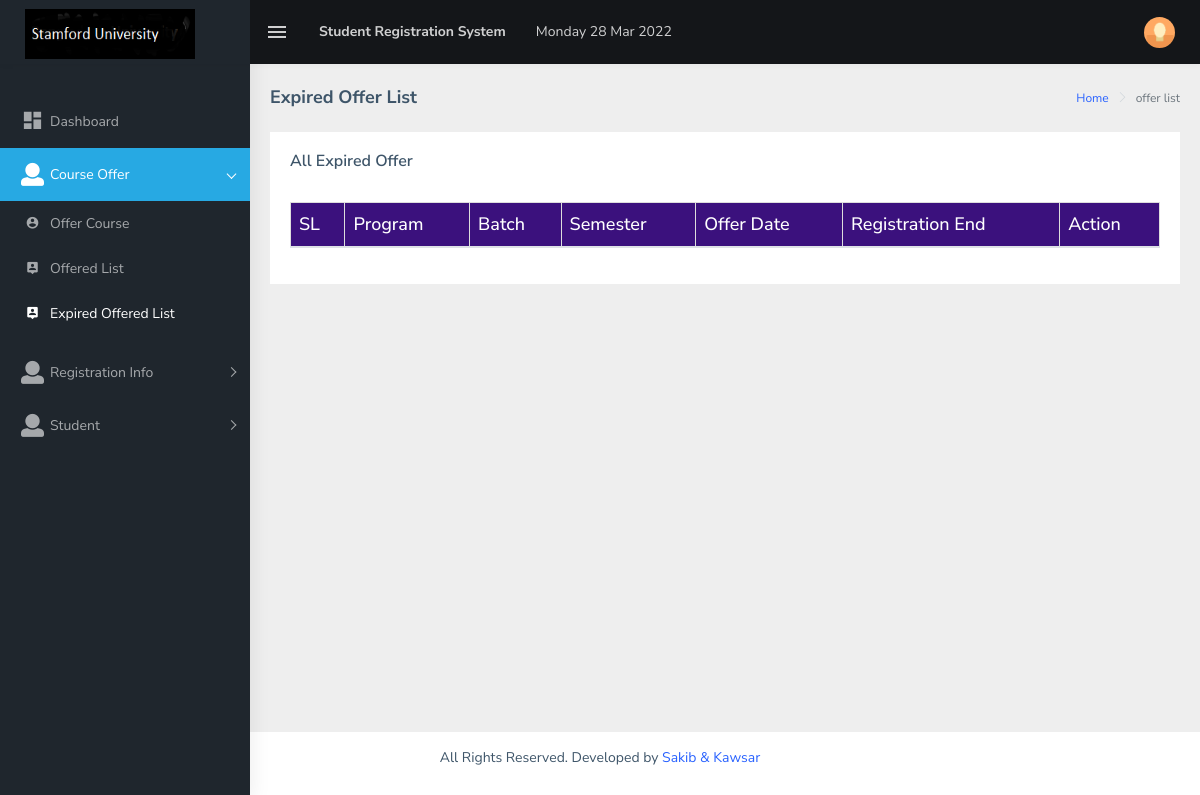
The page /app/expired-offer-list.php (signed in) on the database as committed earlier.
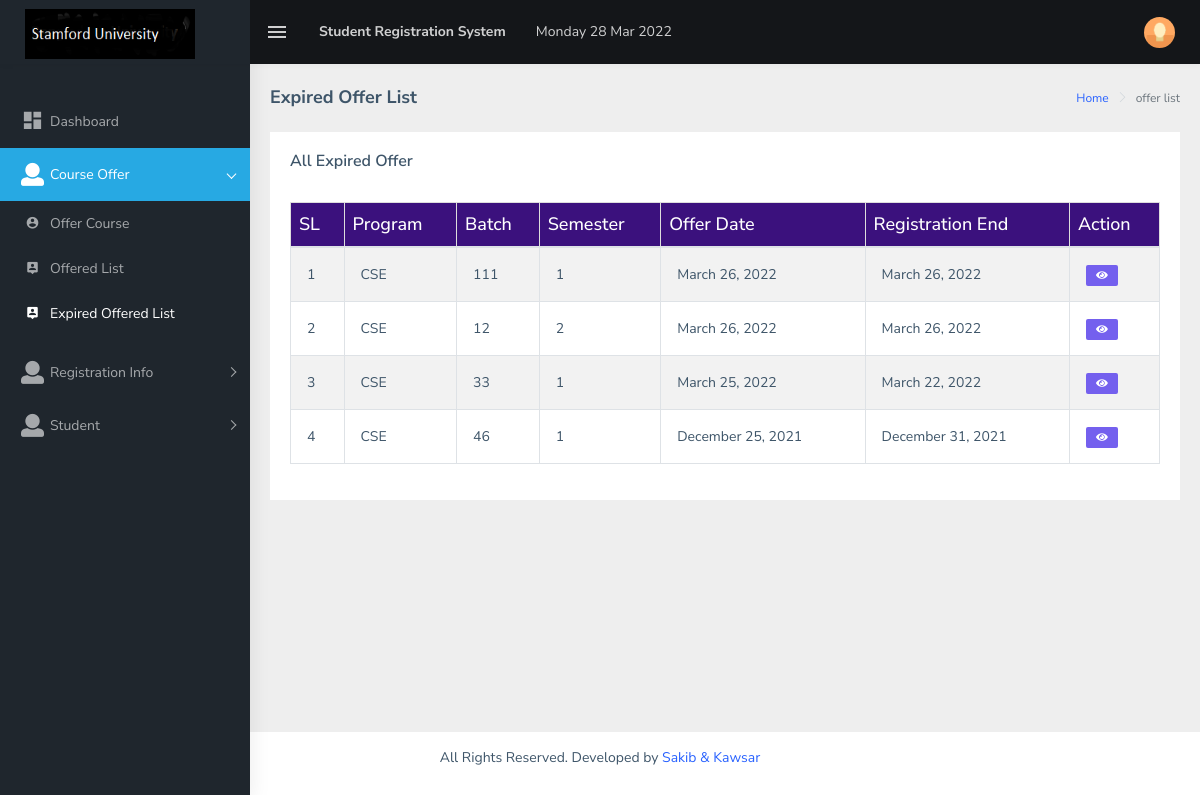
The same page on the database as committed later.
### tables this page shows
CREATE TABLE `offered_courses_info` (
  `id` int(11) NOT NULL,
  `program` varchar(255) NOT NULL,
  `batch` int(11) NOT NULL,
  `semester` varchar(200) NOT NULL,
  `offer_date` varchar(100) NOT NULL,
  `registration_end` varchar(100) NOT NULL,
  `user_id` int(11) NOT NULL,
  `deletion_status` tinyint(3) NOT NULL DEFAULT 0
);

### app/core/Session.php (called while the page is built, shortened)
<?php
class Session{
 public static function get($key){
  if (isset($_SESSION[$key])) {
   return $_SESSION[$key];
  } else {
   return false;
  }
 }
}
?>

### app/core/Database.php (called while the page is built, shortened)
<?php
Class Database {
    public $host = DB_HOST;
    public $user = DB_USER;
    public $pass = DB_PASS;
    public $dbname = DB_NAME;
    public $link;
    private function connectDB() {
        $this->link = new mysqli($this->host, $this->user, $this->pass, $this->dbname);
    }
    public function select($query) {
        $result = $this->link->query($query) or
                die($this->link->error . __LINE__);
        if ($result->num_rows > 0) {
            return $result;
        } else {
            return false;
        }
    }
}
?>

### app/class/Admin.php (called while the page is built, shortened)
<?php
class Admin {
    private $db;
    public function __construct() {
        $this->db = new Database();
    }
    public function getAllExpiredOffer() {
        $query = "SELECT * FROM offered_courses_info WHERE deletion_status = 0 AND registration_end < DATE(NOW()) ORDER BY id DESC";
        $result = $this->db->select($query);
        return $result;
    }
}
?>

### app/core/Format.php (called while the page is built, shortened)
<?php
class Format {
    public function formatDate($date) {
        return date('F j, Y', strtotime($date));
    }
}
?>

### app/expired-offer-list.php (the view, shortened to what this page needs)
<?php include 'header.php'; ?>
<?php include 'sidebar.php'; ?>
<?php
$getStu = $admin->getAllExpiredOffer();
?>
<div class="page-wrapper">
    <div class="page-breadcrumb">
        <div class="row">
            <div class="col-12 d-flex no-block align-items-center">
                <h4 class="page-title">Expired Offer List</h4>
                <div class="ml-auto text-right">
                    <nav aria-label="breadcrumb">
                        <ol class="breadcrumb">
                            <li class="breadcrumb-item"><a href="dashboard.php">Home</a></li>
                            <li class="breadcrumb-item active" aria-current="page">offer list</li>
                        </ol>
                    </nav>
                </div>
            </div>
        </div>
    </div>
    <div class="container-fluid">
        <div class="row">
            <div class="col-md-12">
                <div class="card">
                    <div class="card-body">
                        <h5 class="card-title">All Expired Offer</h5>
                        <br>
                        <div class="table-responsive">
                            <table id="zero_config" class="table table-striped table-bordered tbl">
                                <thead>
                                    <tr>
                                        <th>SL</th>
                                        <th>Program</th>
                                        <th>Batch</th>
                                        <th>Semester</th>
                                        <th>Offer Date</th>
                                        <th>Registration End</th>
                                        <th>Action</th>
                                    </tr>
                                </thead>
                                <tbody>
                                    <?php
                                    if ($getStu) {
                                        $i = 0;
                                        while ($result = $getStu->fetch_assoc()) {
                                            $i++;
                                            ?>
                                            <tr>
                                                <td><?php echo $i; ?></td>
                                                <td><?php echo $result['program']; ?></td>
                                                <td><?php echo $result['batch']; ?></td>
                                                <td><?php echo $result['semester']; ?></td>
                                                <td><?php echo $fm->formatDate($result['offer_date']); ?></td>
                                                <td><?php echo $fm->formatDate($result['registration_end']); ?></td>
                                                <td>
                                                <a target="_blank" href="view-offer-details.php?oid=<?php echo $result['id']; ?>"><span class="label label-primary"><i class="fas fa-eye"></i></span></a>
                                                </td>
                                            </tr>
                                            <?php
                                        }
                                    }
                                    ?>
                                </tbody>
                            </table>
                        </div>
                    </div>
                </div>
            </div>
        </div>
    </div>
</div>
<?php include 'footer.php'; ?>

### app/header.php (shortened to what this page needs)
<?php
include 'core/Session.php';
include 'core/Database.php';
include'core/Format.php';
include 'class/Admin.php';
$fm = new Format();
$admin = new Admin();
?>
<!DOCTYPE html>
<html dir="ltr" lang="en">
    <head>
        <link href="assets/libs/flot/css/float-chart.css" rel="stylesheet">
        <link href="dist/css/style.min.css" rel="stylesheet">
        <link rel="stylesheet" type="text/css" href="assets/libs/select2/dist/css/select2.min.css">
        <link rel="stylesheet" type="text/css" href="assets/libs/jquery-minicolors/jquery.minicolors.css">
        <link rel="stylesheet" type="text/css" href="assets/libs/bootstrap-datepicker/dist/css/bootstrap-datepicker.min.css">
        <link rel="stylesheet" type="text/css" href="assets/libs/quill/dist/quill.snow.css">
        <link rel="stylesheet" type="text/css" href="assets/extra-libs/multicheck/multicheck.css">
        <link href="assets/libs/datatables.net-bs4/css/dataTables.bootstrap4.css" rel="stylesheet">
        <link href="assets/libs/datatables/jquery.dataTables.min.css" rel="stylesheet">
        <link href="assets/libs/datatables/buttons.dataTables.min.css" rel="stylesheet">
        <link href="assets/libs/toastr/build/toastr.min.css" rel="stylesheet">
        <link href="assets/libs/fullcalendar/dist/fullcalendar.min.css" rel="stylesheet" />
        <link href="assets/extra-libs/calendar/calendar.css" rel="stylesheet" />
    </head>
    <body>
        <div id="main-wrapper">
            <header class="topbar" data-navbarbg="skin5">
                <nav class="navbar top-navbar navbar-expand-md navbar-dark">
                    <div class="navbar-header" data-logobg="skin5">
                        <a class="navbar-brand" href="dashboard.php">
                            <span class="logo-text">
                                <img src="assets/images/sfu.PNG" alt="homepage" class="light-logo" width="170px" height="50px"/>
                            </span>
                        </a>
                    </div>
                    <div class="navbar-collapse collapse" id="navbarSupportedContent" data-navbarbg="skin5">
                        <ul class="navbar-nav float-left mr-auto">
                            <li class="nav-item d-none d-md-block"><a class="nav-link sidebartoggler waves-effect waves-light" href="javascript:void(0)" data-sidebartype="mini-sidebar"><i class="mdi mdi-menu font-24"></i></a></li>
                            <li class="nav-item dropdown">
                                <a class="nav-link dropdown-toggle" href="#" id="navbarDropdown" role="button" data-toggle="dropdown" aria-haspopup="true" aria-expanded="false">
                                    <span class="d-none d-md-block">
									<b>Student Registration System &nbsp;&nbsp;&nbsp;&nbsp;&nbsp;&nbsp;</b>
                                        <?php
                                        echo date('l d M Y');
                                        ?>
                                    </span>
                                </a>
                            </li>
                        </ul>
                        <ul class="navbar-nav float-right">
                            <li class="nav-item dropdown">
                                <a class="nav-link dropdown-toggle text-muted waves-effect waves-dark pro-pic" href="" data-toggle="dropdown" aria-haspopup="true" aria-expanded="false"><img src="assets/images/users/1.jpg" alt="<?php echo Session::get('user_name'); ?>" class="rounded-circle" width="31"></a>
                            </li>
                        </ul>
                    </div>
                </nav>
            </header>

### app/sidebar.php (shortened to what this page needs)
<aside class="left-sidebar" data-sidebarbg="skin5">
    <div class="scroll-sidebar">
        <nav class="sidebar-nav">
            <ul id="sidebarnav" class="p-t-30">
                <li class="sidebar-item"> <a class="sidebar-link waves-effect waves-dark sidebar-link" href="dashboard.php" aria-expanded="false"><i class="mdi mdi-view-dashboard"></i><span class="hide-menu">Dashboard</span></a></li>
                <?php
                if (Session::get("user_type") == '3') {
                    ?>
                    <li class="sidebar-item"> <a class="sidebar-link has-arrow waves-effect waves-dark" href="javascript:void(0)" aria-expanded="false"><i class="fas fa-user"></i><span class="hide-menu">Course Offer</span></a>
                        <ul aria-expanded="false" class="collapse  first-level">
                            <li class="sidebar-item"><a href="offer-course.php" class="sidebar-link"><i class="mdi mdi-account-circle"></i><span class="hide-menu">Offer Course</span></a></li>
                            <li class="sidebar-item"><a href="offer-list.php" class="sidebar-link"><i class="mdi mdi-account-location"></i><span class="hide-menu">Offered List</span></a></li>
                            <li class="sidebar-item"><a href="expired-offer-list.php" class="sidebar-link"><i class="mdi mdi-account-location"></i><span class="hide-menu">Expired Offered List</span></a></li>
                        </ul>
                    </li>
                    <li class="sidebar-item"> <a class="sidebar-link has-arrow waves-effect waves-dark" href="javascript:void(0)" aria-expanded="false"><i class="fas fa-user"></i><span class="hide-menu">Registration Info</span></a>
                    </li>
                <?php } ?>
                <li class="sidebar-item"> <a class="sidebar-link has-arrow waves-effect waves-dark" href="javascript:void(0)" aria-expanded="false"><i class="fas fa-user"></i><span class="hide-menu">Student</span></a>
                    </li>
            </ul>
        </nav>
    </div>
</aside>

### app/footer.php (shortened to what this page needs)
<footer class="footer text-center">
    All Rights Reserved. Developed by <a target = "_blank" href="#">Sakib & Kawsar</a>
</footer>
</div>
</body>
</html>

### app/header.php (style rules this page uses)
.tbl th { background-color: #3b117d; color: white; border: 1px solid #ddd; padding: 8px; font-size: 18px; font-weight: bold; }

Rows that differ between the two databases and show on the page:
added offered_courses_info: program "CSE", batch "111", semester "1", offer_date "March 26, 2022", registration_end "March 26, 2022"
added offered_courses_info: program "CSE", batch "12", semester "2", offer_date "March 26, 2022", registration_end "March 26, 2022"
added offered_courses_info: program "CSE", batch "33", semester "1", offer_date "March 25, 2022", registration_end "March 22, 2022"
added offered_courses_info: program "CSE", batch "46", semester "1", offer_date "December 25, 2021", registration_end "December 31, 2021"
